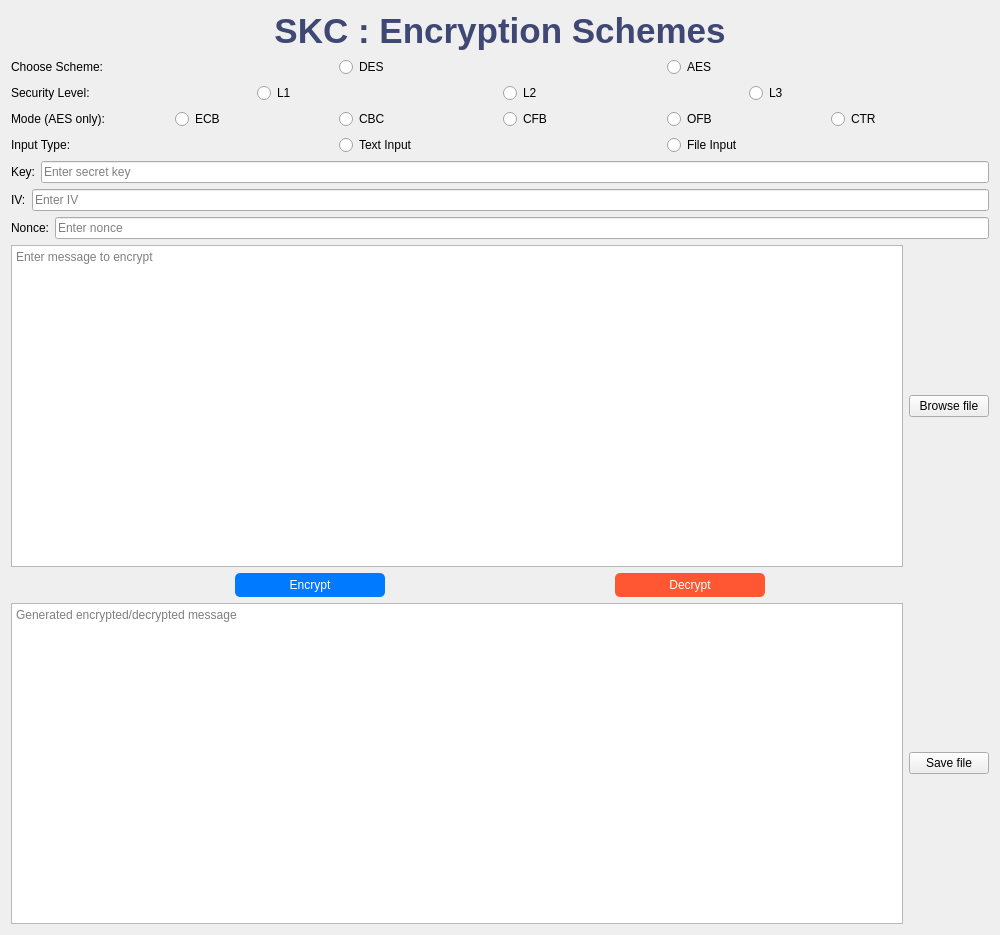
<?xml version="1.0" encoding="UTF-8"?>
<ui version="4.0">
 <class>SKC_Encryption_Scheme</class>
 <widget class="QWidget" name="SKC_Encryption_Scheme">
  <property name="geometry">
   <rect>
    <x>0</x>
    <y>0</y>
    <width>1000</width>
    <height>935</height>
   </rect>
  </property>
  <property name="windowTitle">
   <string>SKC : Encryption Scheme</string>
  </property>
  <layout class="QVBoxLayout" name="verticalLayout">
   <item>
    <widget class="QLabel" name="mainTitle">
     <property name="styleSheet">
      <string>font-size: 35px; font-weight: bold; color: #3f4773;</string>
     </property>
     <property name="text">
      <string>SKC : Encryption Schemes</string>
     </property>
     <property name="alignment">
      <set>Qt::AlignCenter</set>
     </property>
    </widget>
   </item>
   <item>
    <layout class="QHBoxLayout" name="encryptionSchemeLayout">
     <item>
      <widget class="QLabel" name="chooseSchemeLabel">
       <property name="text">
        <string>Choose Scheme:</string>
       </property>
      </widget>
     </item>
     <item>
      <widget class="QRadioButton" name="desRadioButton">
       <property name="text">
        <string>DES</string>
       </property>
       <attribute name="buttonGroup">
        <string notr="true">selEncAlgo</string>
       </attribute>
      </widget>
     </item>
     <item>
      <widget class="QRadioButton" name="aesRadioButton">
       <property name="text">
        <string>AES</string>
       </property>
       <attribute name="buttonGroup">
        <string notr="true">selEncAlgo</string>
       </attribute>
      </widget>
     </item>
    </layout>
   </item>
   <item>
    <layout class="QHBoxLayout" name="securityLevelLayout">
     <item>
      <widget class="QLabel" name="securityLevelLabel">
       <property name="text">
        <string>Security Level:</string>
       </property>
      </widget>
     </item>
     <item>
      <widget class="QRadioButton" name="securityL1RadioButton">
       <property name="text">
        <string>L1</string>
       </property>
       <attribute name="buttonGroup">
        <string notr="true">selSecLevel</string>
       </attribute>
      </widget>
     </item>
     <item>
      <widget class="QRadioButton" name="securityL2RadioButton">
       <property name="text">
        <string>L2</string>
       </property>
       <attribute name="buttonGroup">
        <string notr="true">selSecLevel</string>
       </attribute>
      </widget>
     </item>
     <item>
      <widget class="QRadioButton" name="securityL3RadioButton">
       <property name="text">
        <string>L3</string>
       </property>
       <attribute name="buttonGroup">
        <string notr="true">selSecLevel</string>
       </attribute>
      </widget>
     </item>
    </layout>
   </item>
   <item>
    <layout class="QHBoxLayout" name="aesModeLayout">
     <item>
      <widget class="QLabel" name="aesModeLabel">
       <property name="text">
        <string>Mode (AES only):</string>
       </property>
      </widget>
     </item>
     <item>
      <widget class="QRadioButton" name="ecbRadioButton">
       <property name="text">
        <string>ECB</string>
       </property>
       <attribute name="buttonGroup">
        <string notr="true">selAesMode</string>
       </attribute>
      </widget>
     </item>
     <item>
      <widget class="QRadioButton" name="cbcRadioButton">
       <property name="text">
        <string>CBC</string>
       </property>
       <attribute name="buttonGroup">
        <string notr="true">selAesMode</string>
       </attribute>
      </widget>
     </item>
     <item>
      <widget class="QRadioButton" name="cfbRadioButton">
       <property name="text">
        <string>CFB</string>
       </property>
       <attribute name="buttonGroup">
        <string notr="true">selAesMode</string>
       </attribute>
      </widget>
     </item>
     <item>
      <widget class="QRadioButton" name="ofbRadioButton">
       <property name="text">
        <string>OFB</string>
       </property>
       <attribute name="buttonGroup">
        <string notr="true">selAesMode</string>
       </attribute>
      </widget>
     </item>
     <item>
      <widget class="QRadioButton" name="ctrRadioButton">
       <property name="text">
        <string>CTR</string>
       </property>
       <attribute name="buttonGroup">
        <string notr="true">selAesMode</string>
       </attribute>
      </widget>
     </item>
    </layout>
   </item>
   <item>
    <layout class="QHBoxLayout" name="inputTypeLayout">
     <item>
      <widget class="QLabel" name="inputTypeLabel">
       <property name="text">
        <string>Input Type:</string>
       </property>
      </widget>
     </item>
     <item>
      <widget class="QRadioButton" name="textInputRadioButton">
       <property name="text">
        <string>Text Input</string>
       </property>
       <attribute name="buttonGroup">
        <string notr="true">selInputType</string>
       </attribute>
      </widget>
     </item>
     <item>
      <widget class="QRadioButton" name="fileInputRadioButton">
       <property name="text">
        <string>File Input</string>
       </property>
       <attribute name="buttonGroup">
        <string notr="true">selInputType</string>
       </attribute>
      </widget>
     </item>
    </layout>
   </item>
   <item>
    <layout class="QHBoxLayout" name="inputKeyLayout">
     <item>
      <widget class="QLabel" name="inputKeyLabel">
       <property name="text">
        <string>Key:</string>
       </property>
      </widget>
     </item>
     <item>
      <widget class="QLineEdit" name="inputSecretKey">
       <property name="placeholderText">
        <string>Enter secret key</string>
       </property>
      </widget>
     </item>
    </layout>
   </item>
   <item>
    <layout class="QHBoxLayout" name="inputIvLayout">
     <item>
      <widget class="QLabel" name="inputIvLabel">
       <property name="text">
        <string>IV:</string>
       </property>
      </widget>
     </item>
     <item>
      <widget class="QLineEdit" name="inputIV">
       <property name="placeholderText">
        <string>Enter IV</string>
       </property>
      </widget>
     </item>
    </layout>
   </item>
   <item>
    <layout class="QHBoxLayout" name="inputNonceLayout">
     <item>
      <widget class="QLabel" name="inputNonceLabel">
       <property name="text">
        <string>Nonce:</string>
       </property>
      </widget>
     </item>
     <item>
      <widget class="QLineEdit" name="inputNonce">
       <property name="placeholderText">
        <string>Enter nonce</string>
       </property>
      </widget>
     </item>
    </layout>
   </item>
   <item>
    <layout class="QHBoxLayout" name="inputTextLayout">
     <item>
      <widget class="QTextEdit" name="inputText">
       <property name="placeholderText">
        <string>Enter message to encrypt</string>
       </property>
      </widget>
     </item>
     <item>
      <widget class="QPushButton" name="btnChooseFile">
       <property name="text">
        <string>Browse file</string>
       </property>
      </widget>
     </item>
    </layout>
   </item>
   <item>
    <layout class="QHBoxLayout" name="encryptDecryptButtonsLayout">
     <item>
      <widget class="QPushButton" name="btnEncrypt">
       <property name="maximumSize">
        <size>
         <width>150</width>
         <height>30</height>
        </size>
       </property>
       <property name="styleSheet">
        <string>background-color: #007BFF; color: white; padding: 5px 10px; border-radius: 5px;</string>
       </property>
       <property name="text">
        <string>Encrypt</string>
       </property>
      </widget>
     </item>
     <item>
      <widget class="QPushButton" name="btnDecrypt">
       <property name="maximumSize">
        <size>
         <width>150</width>
         <height>30</height>
        </size>
       </property>
       <property name="styleSheet">
        <string>background-color: #FF5733; color: white; padding: 5px 10px; border-radius: 5px;</string>
       </property>
       <property name="text">
        <string>Decrypt</string>
       </property>
      </widget>
     </item>
    </layout>
   </item>
   <item>
    <layout class="QHBoxLayout" name="outputTextLayout">
     <item>
      <widget class="QTextEdit" name="outputText">
       <property name="readOnly">
        <bool>true</bool>
       </property>
       <property name="placeholderText">
        <string>Generated encrypted/decrypted message</string>
       </property>
      </widget>
     </item>
     <item>
      <widget class="QPushButton" name="saveFileButton">
       <property name="text">
        <string>  Save file  </string>
       </property>
      </widget>
     </item>
    </layout>
   </item>
   <item>
    <layout class="QHBoxLayout" name="outputFileLayout"/>
   </item>
  </layout>
 </widget>
 <resources/>
 <connections/>
 <buttongroups>
  <buttongroup name="selEncAlgo"/>
  <buttongroup name="selSecLevel"/>
  <buttongroup name="selInputType"/>
  <buttongroup name="selAesMode"/>
 </buttongroups>
</ui>
